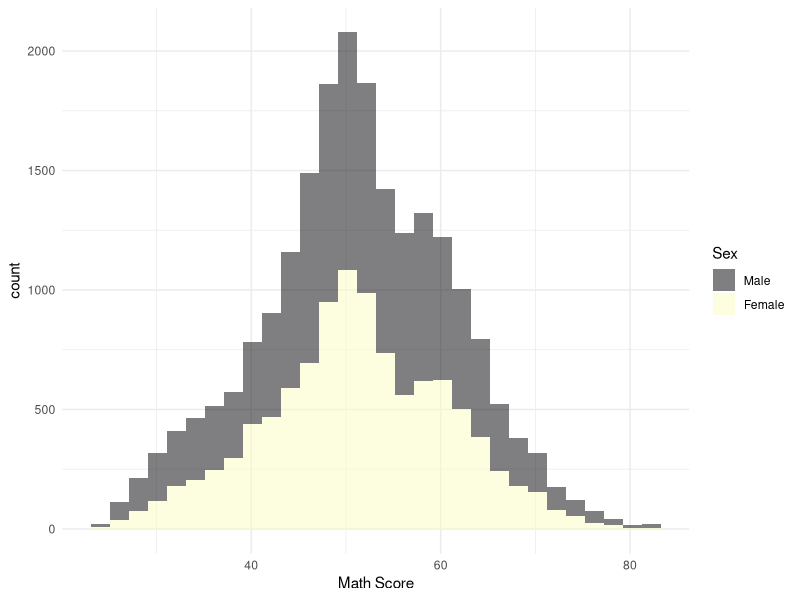
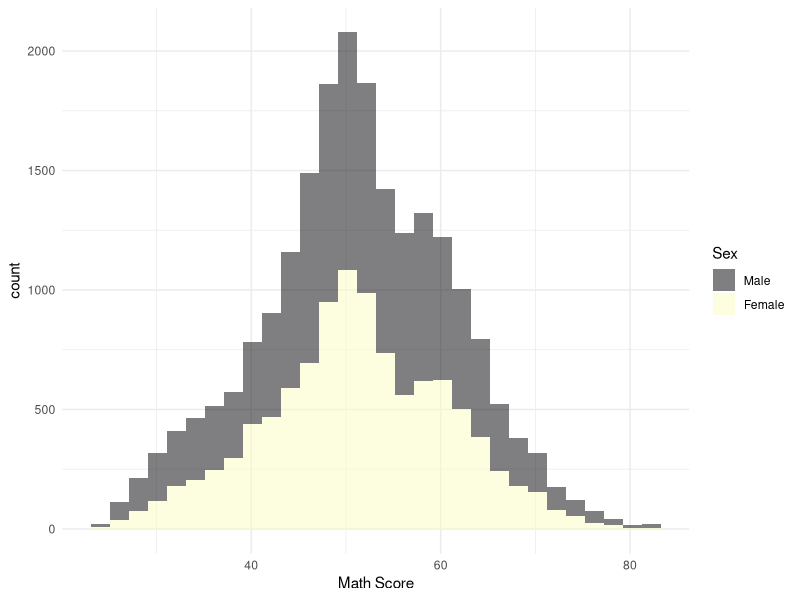

Write R code to recreate these figures, in order.
1+1

library(tidyverse)
library(haven)

data <- read_dta("data/hsls-small.dta")

ggplot(data) +
  geom_histogram(aes(x = x1txmtscor,
                     fill = as_factor(x1sex)),
                 alpha = 0.5) +
  labs(x = "Math Score",
       fill = "Sex") +
  theme_minimal() +
  scale_fill_viridis_d(option = "magma") 

ggsave("plot.png")



library(knitr)

data |> 
  drop_na(x1txmtscor)|>
  summarize(mean(x1txmtscor)) |>
  kable()

